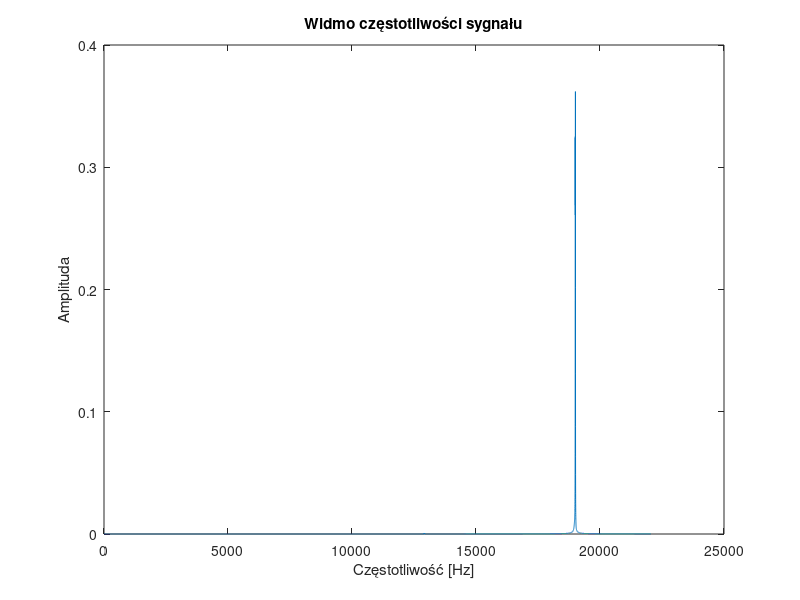

This figure's MATLAB source:
% Parametry sygnału
fpilot = 19000; % Częstotliwość 19 kHz
fs = 44100; % Częstotliwość próbkowania
t = 0:1/fs:1; % Wektor czasu od 0 do 1 sekundy z częstotliwością próbkowania Fs

df = 10; % Zmiana częstotliwości ±10 Hz
fm = 0.1; % Częstotliwość zmiany częstotliwości (10 sekund)

phase_offset = pi/4; % Przesunięcie fazowe o pi/4 radianów (możesz zmienić na dowolną wartość)

% Generowanie sygnału sinusoidalnego z przesunięciem fazowym
p = sin(2*pi*fpilot*t + phase_offset);
delta_f = df * sin(2*pi*fm*t);
p = sin(2*pi*(fpilot + delta_f).*t + phase_offset);
%p = awgn( p, 10, 'measured'); 
% Petla PLL z filtrem typu IIR do odtworzenia częstotliwości i fazy pilota [7]
% i na tej podstawie sygnałów nośnych: symboli c1, stereo c38 i danych RDS c57
freq = 2*pi*fpilot/fs;
theta = zeros(1,length(p)+1);
alpha = 1e-2;
beta = alpha^2/4;
for n = 1 : length(p)
    perr = -p(n)*sin(theta(n));
    theta(n+1) = theta(n) + freq + alpha*perr;
    freq = freq + beta*perr;
end
disp(perr)
c57(:,1) = cos(theta(1:end-1)); % nosna 57 kHz
fft_signal = fft(c57);

% Oblicz wektor częstotliwości
frequencies = linspace(0, fs, length(c57));

% Narysuj widmo częstotliwości
plot(frequencies(1:end/2), abs(fft_signal(1:end/2))*2/length(c57));
xlabel('Częstotliwość [Hz]');
ylabel('Amplituda');
title('Widmo częstotliwości sygnału');